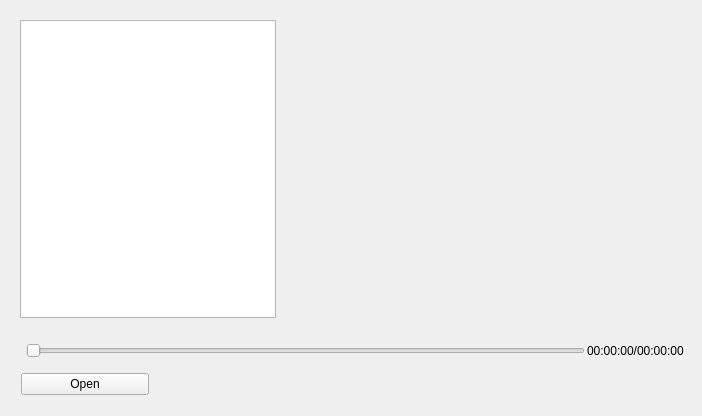
<?xml version="1.0" encoding="UTF-8"?>
<ui version="4.0">
 <class>ReviewWidget</class>
 <widget class="QWidget" name="ReviewWidget">
  <property name="geometry">
   <rect>
    <x>0</x>
    <y>0</y>
    <width>702</width>
    <height>416</height>
   </rect>
  </property>
  <property name="windowTitle">
   <string>Form</string>
  </property>
  <layout class="QVBoxLayout" name="verticalLayout" stretch="5,1">
   <item>
    <widget class="QWidget" name="main_widget" native="true">
     <property name="styleSheet">
      <string notr="true">font: 9pt &quot;微软雅黑&quot;;</string>
     </property>
     <layout class="QHBoxLayout" name="horizontalLayout_3" stretch="1,5,5">
      <property name="spacing">
       <number>9</number>
      </property>
      <property name="leftMargin">
       <number>9</number>
      </property>
      <property name="topMargin">
       <number>9</number>
      </property>
      <property name="rightMargin">
       <number>9</number>
      </property>
      <property name="bottomMargin">
       <number>9</number>
      </property>
      <item>
       <widget class="QTreeWidget" name="treeMain">
        <property name="sizePolicy">
         <sizepolicy hsizetype="Fixed" vsizetype="Expanding">
          <horstretch>0</horstretch>
          <verstretch>0</verstretch>
         </sizepolicy>
        </property>
        <property name="minimumSize">
         <size>
          <width>0</width>
          <height>0</height>
         </size>
        </property>
        <property name="columnCount">
         <number>1</number>
        </property>
        <attribute name="headerVisible">
         <bool>false</bool>
        </attribute>
        <column>
         <property name="text">
          <string notr="true">1</string>
         </property>
        </column>
       </widget>
      </item>
      <item>
       <widget class="QWidget" name="main_video_widget" native="true">
        <property name="sizePolicy">
         <sizepolicy hsizetype="Expanding" vsizetype="Expanding">
          <horstretch>0</horstretch>
          <verstretch>0</verstretch>
         </sizepolicy>
        </property>
        <property name="styleSheet">
         <string notr="true">QLabel{border:2px solid #242424;}</string>
        </property>
        <layout class="QVBoxLayout" name="verticalLayout_2"/>
       </widget>
      </item>
      <item>
       <widget class="QWidget" name="re_map_control_widget" native="true"/>
      </item>
     </layout>
    </widget>
   </item>
   <item>
    <widget class="QWidget" name="widget" native="true">
     <layout class="QVBoxLayout" name="verticalLayout_3" stretch="1,1">
      <property name="spacing">
       <number>5</number>
      </property>
      <property name="leftMargin">
       <number>5</number>
      </property>
      <property name="topMargin">
       <number>5</number>
      </property>
      <property name="rightMargin">
       <number>5</number>
      </property>
      <property name="bottomMargin">
       <number>5</number>
      </property>
      <item>
       <widget class="QWidget" name="widget_2" native="true">
        <layout class="QHBoxLayout" name="horizontalLayout" stretch="6,1">
         <property name="spacing">
          <number>2</number>
         </property>
         <property name="leftMargin">
          <number>10</number>
         </property>
         <property name="topMargin">
          <number>5</number>
         </property>
         <property name="rightMargin">
          <number>2</number>
         </property>
         <property name="bottomMargin">
          <number>5</number>
         </property>
         <item>
          <widget class="QSlider" name="m_slider">
           <property name="orientation">
            <enum>Qt::Horizontal</enum>
           </property>
          </widget>
         </item>
         <item>
          <widget class="QLabel" name="m_labelDuration">
           <property name="text">
            <string>00:00:00/00:00:00</string>
           </property>
          </widget>
         </item>
        </layout>
       </widget>
      </item>
      <item>
       <widget class="QWidget" name="control_widget" native="true">
        <layout class="QHBoxLayout" name="horizontalLayout_2" stretch="1,2,2">
         <property name="spacing">
          <number>20</number>
         </property>
         <property name="leftMargin">
          <number>5</number>
         </property>
         <property name="topMargin">
          <number>5</number>
         </property>
         <property name="rightMargin">
          <number>5</number>
         </property>
         <property name="bottomMargin">
          <number>5</number>
         </property>
         <item>
          <widget class="QPushButton" name="openButton">
           <property name="text">
            <string>Open</string>
           </property>
          </widget>
         </item>
         <item>
          <widget class="QWidget" name="widget_3" native="true">
           <layout class="QHBoxLayout" name="horizontalLayout_4">
            <property name="spacing">
             <number>2</number>
            </property>
            <property name="leftMargin">
             <number>2</number>
            </property>
            <property name="topMargin">
             <number>2</number>
            </property>
            <property name="rightMargin">
             <number>2</number>
            </property>
            <property name="bottomMargin">
             <number>2</number>
            </property>
            <item>
             <widget class="QtAVPlayerControls" name="controls" native="true"/>
            </item>
           </layout>
          </widget>
         </item>
         <item>
          <spacer name="horizontalSpacer">
           <property name="orientation">
            <enum>Qt::Horizontal</enum>
           </property>
           <property name="sizeHint" stdset="0">
            <size>
             <width>40</width>
             <height>20</height>
            </size>
           </property>
          </spacer>
         </item>
        </layout>
       </widget>
      </item>
     </layout>
    </widget>
   </item>
  </layout>
 </widget>
 <customwidgets>
  <customwidget>
   <class>QtAVPlayerControls</class>
   <extends>QWidget</extends>
   <header location="global">qtavplayercontrols.h</header>
   <container>1</container>
  </customwidget>
 </customwidgets>
 <resources/>
 <connections/>
</ui>
